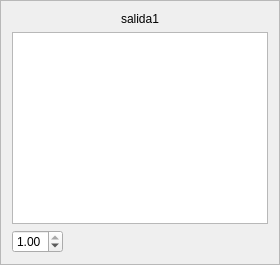
                     <widget class="QFrame" name="outframe1">
                      <property name="sizePolicy">
                       <sizepolicy hsizetype="Preferred" vsizetype="Preferred">
                        <horstretch>0</horstretch>
                        <verstretch>0</verstretch>
                       </sizepolicy>
                      </property>
                      <property name="frameShape">
                       <enum>QFrame::StyledPanel</enum>
                      </property>
                      <property name="frameShadow">
                       <enum>QFrame::Raised</enum>
                      </property>
                      <layout class="QGridLayout" name="gridLayout_37">
                       <item row="0" column="0">
                        <layout class="QVBoxLayout" name="verticalLayout_28">
                         <item>
                          <widget class="QLabel" name="outlabel1">
                           <property name="sizePolicy">
                            <sizepolicy hsizetype="Expanding" vsizetype="Preferred">
                             <horstretch>0</horstretch>
                             <verstretch>0</verstretch>
                            </sizepolicy>
                           </property>
                           <property name="text">
                            <string>salida1</string>
                           </property>
                           <property name="alignment">
                            <set>Qt::AlignCenter</set>
                           </property>
                          </widget>
                         </item>
                         <item>
                          <widget class="QListWidget" name="outlist1">
                           <property name="sizePolicy">
                            <sizepolicy hsizetype="Preferred" vsizetype="Expanding">
                             <horstretch>0</horstretch>
                             <verstretch>0</verstretch>
                            </sizepolicy>
                           </property>
                          </widget>
                         </item>
                         <item>
                          <widget class="QDoubleSpinBox" name="outweight1">
                           <property name="sizePolicy">
                            <sizepolicy hsizetype="Fixed" vsizetype="Fixed">
                             <horstretch>0</horstretch>
                             <verstretch>0</verstretch>
                            </sizepolicy>
                           </property>
                           <property name="wrapping">
                            <bool>false</bool>
                           </property>
                           <property name="accelerated">
                            <bool>true</bool>
                           </property>
                           <property name="prefix">
                            <string/>
                           </property>
                           <property name="decimals">
                            <number>2</number>
                           </property>
                           <property name="maximum">
                            <double>1.000000000000000</double>
                           </property>
                           <property name="singleStep">
                            <double>0.010000000000000</double>
                           </property>
                           <property name="value">
                            <double>1.000000000000000</double>
                           </property>
                          </widget>
                         </item>
                        </layout>
                       </item>
                      </layout>
                     </widget>
